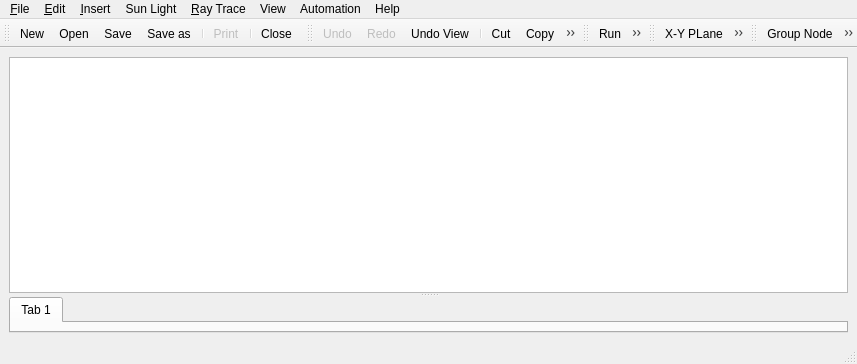
<?xml version="1.0" encoding="UTF-8"?>
<ui version="4.0">
 <author>Manuel J. Blanco</author>
 <class>MainWindow</class>
 <widget class="QMainWindow" name="MainWindow">
  <property name="enabled">
   <bool>true</bool>
  </property>
  <property name="geometry">
   <rect>
    <x>0</x>
    <y>0</y>
    <width>857</width>
    <height>364</height>
   </rect>
  </property>
  <property name="sizePolicy">
   <sizepolicy hsizetype="Expanding" vsizetype="Expanding">
    <horstretch>0</horstretch>
    <verstretch>0</verstretch>
   </sizepolicy>
  </property>
  <property name="acceptDrops">
   <bool>true</bool>
  </property>
  <property name="windowTitle">
   <string>Tonatiuh</string>
  </property>
  <property name="windowIcon">
   <iconset resource="../../tonatiuh.qrc">
    <normaloff>:/icons/LogoTonatiuh.png</normaloff>:/icons/LogoTonatiuh.png</iconset>
  </property>
  <widget class="QWidget" name="centralWidget">
   <property name="sizePolicy">
    <sizepolicy hsizetype="Expanding" vsizetype="Expanding">
     <horstretch>0</horstretch>
     <verstretch>0</verstretch>
    </sizepolicy>
   </property>
   <layout class="QVBoxLayout">
    <item>
     <widget class="QSplitter" name="horizontalSplitter">
      <property name="orientation">
       <enum>Qt::Horizontal</enum>
      </property>
      <widget class="QSplitter" name="modelSplitter">
       <property name="orientation">
        <enum>Qt::Vertical</enum>
       </property>
       <widget class="SceneModelView" name="sceneModelView">
        <property name="sizePolicy">
         <sizepolicy hsizetype="Preferred" vsizetype="Preferred">
          <horstretch>0</horstretch>
          <verstretch>0</verstretch>
         </sizepolicy>
        </property>
        <property name="acceptDrops">
         <bool>true</bool>
        </property>
        <property name="horizontalScrollBarPolicy">
         <enum>Qt::ScrollBarAsNeeded</enum>
        </property>
        <property name="dragEnabled">
         <bool>true</bool>
        </property>
        <property name="dragDropMode">
         <enum>QAbstractItemView::DragDrop</enum>
        </property>
        <property name="selectionBehavior">
         <enum>QAbstractItemView::SelectRows</enum>
        </property>
        <property name="animated">
         <bool>true</bool>
        </property>
        <property name="allColumnsShowFocus">
         <bool>false</bool>
        </property>
       </widget>
       <widget class="ParametersView" name="parametersView">
        <property name="currentIndex">
         <number>0</number>
        </property>
        <widget class="QWidget" name="tab">
         <attribute name="title">
          <string>Tab 1</string>
         </attribute>
        </widget>
       </widget>
      </widget>
     </widget>
    </item>
   </layout>
  </widget>
  <widget class="QMenuBar" name="menubar">
   <property name="geometry">
    <rect>
     <x>0</x>
     <y>0</y>
     <width>857</width>
     <height>25</height>
    </rect>
   </property>
   <widget class="QMenu" name="menuEdit">
    <property name="title">
     <string>&amp;Edit</string>
    </property>
    <addaction name="actionUndo"/>
    <addaction name="actionRedo"/>
    <addaction name="separator"/>
    <addaction name="actionCut"/>
    <addaction name="actionCopy"/>
    <addaction name="actionPasteCopy"/>
    <addaction name="actionPasteLink"/>
    <addaction name="actionDelete"/>
   </widget>
   <widget class="QMenu" name="menuFile">
    <property name="title">
     <string>&amp;File</string>
    </property>
    <widget class="QMenu" name="menuRecent">
     <property name="title">
      <string>&amp;Recent</string>
     </property>
    </widget>
    <addaction name="actionNew"/>
    <addaction name="actionOpen"/>
    <addaction name="menuRecent"/>
    <addaction name="separator"/>
    <addaction name="actionSave"/>
    <addaction name="actionSaveAs"/>
    <addaction name="actionSaveComponent"/>
    <addaction name="separator"/>
    <addaction name="actionPrint"/>
    <addaction name="separator"/>
    <addaction name="actionClose"/>
   </widget>
   <widget class="QMenu" name="menuView">
    <property name="title">
     <string>View</string>
    </property>
    <addaction name="actionAxis"/>
    <addaction name="actionBackground"/>
    <addaction name="actionEdit_Mode"/>
    <addaction name="separator"/>
    <addaction name="action_X_Y_Plane"/>
    <addaction name="action_X_Z_Plane"/>
    <addaction name="action_Y_Z_Plane"/>
    <addaction name="actionSunPlane"/>
    <addaction name="separator"/>
    <addaction name="actionGrid"/>
    <addaction name="actionGridSettings"/>
   </widget>
   <widget class="QMenu" name="menuInsert">
    <property name="title">
     <string>&amp;Insert</string>
    </property>
    <widget class="QMenu" name="menuShape">
     <property name="enabled">
      <bool>false</bool>
     </property>
     <property name="title">
      <string>Shape</string>
     </property>
    </widget>
    <widget class="QMenu" name="menuMaterial">
     <property name="enabled">
      <bool>false</bool>
     </property>
     <property name="title">
      <string>Material</string>
     </property>
    </widget>
    <widget class="QMenu" name="menuTracker">
     <property name="enabled">
      <bool>false</bool>
     </property>
     <property name="title">
      <string>Tracker</string>
     </property>
    </widget>
    <addaction name="actionNode"/>
    <addaction name="actionSurfaceNode"/>
    <addaction name="separator"/>
    <addaction name="menuShape"/>
    <addaction name="menuMaterial"/>
    <addaction name="menuTracker"/>
    <addaction name="separator"/>
    <addaction name="actionUserComponent"/>
   </widget>
   <widget class="QMenu" name="menuSun_Light">
    <property name="title">
     <string>Sun Light</string>
    </property>
    <addaction name="actionDefineSunLight"/>
    <addaction name="actionCalculateSunPosition"/>
   </widget>
   <widget class="QMenu" name="menu_Raytrace">
    <property name="title">
     <string>&amp;Ray Trace</string>
    </property>
    <addaction name="actionRun"/>
    <addaction name="actionDisplayRays"/>
    <addaction name="actionExportPhotonMap"/>
    <addaction name="separator"/>
    <addaction name="actionRayTraceOptions"/>
   </widget>
   <widget class="QMenu" name="menuHelp">
    <property name="title">
     <string>Help</string>
    </property>
    <addaction name="actionCheckForUpdates"/>
    <addaction name="separator"/>
    <addaction name="actionAbout"/>
   </widget>
   <widget class="QMenu" name="menuAutomation">
    <property name="title">
     <string>Automation</string>
    </property>
    <addaction name="actionOpenScriptEditor"/>
   </widget>
   <addaction name="menuFile"/>
   <addaction name="menuEdit"/>
   <addaction name="menuInsert"/>
   <addaction name="menuSun_Light"/>
   <addaction name="menu_Raytrace"/>
   <addaction name="menuView"/>
   <addaction name="menuAutomation"/>
   <addaction name="menuHelp"/>
  </widget>
  <widget class="QStatusBar" name="statusbar"/>
  <widget class="QToolBar" name="fileToolBar">
   <property name="windowTitle">
    <string>File</string>
   </property>
   <property name="orientation">
    <enum>Qt::Horizontal</enum>
   </property>
   <attribute name="toolBarArea">
    <enum>TopToolBarArea</enum>
   </attribute>
   <attribute name="toolBarBreak">
    <bool>false</bool>
   </attribute>
   <addaction name="actionNew"/>
   <addaction name="actionOpen"/>
   <addaction name="actionSave"/>
   <addaction name="actionSaveAs"/>
   <addaction name="separator"/>
   <addaction name="actionPrint"/>
   <addaction name="separator"/>
   <addaction name="actionClose"/>
  </widget>
  <widget class="QToolBar" name="editToolBar">
   <property name="windowTitle">
    <string>Edit</string>
   </property>
   <property name="orientation">
    <enum>Qt::Horizontal</enum>
   </property>
   <attribute name="toolBarArea">
    <enum>TopToolBarArea</enum>
   </attribute>
   <attribute name="toolBarBreak">
    <bool>false</bool>
   </attribute>
   <addaction name="actionUndo"/>
   <addaction name="actionRedo"/>
   <addaction name="actionUndoView"/>
   <addaction name="separator"/>
   <addaction name="actionCut"/>
   <addaction name="actionCopy"/>
   <addaction name="actionPasteCopy"/>
   <addaction name="actionPasteLink"/>
   <addaction name="actionDelete"/>
  </widget>
  <widget class="QToolBar" name="raytraceToolBar">
   <property name="windowTitle">
    <string>Ray Tracer</string>
   </property>
   <attribute name="toolBarArea">
    <enum>TopToolBarArea</enum>
   </attribute>
   <attribute name="toolBarBreak">
    <bool>false</bool>
   </attribute>
   <addaction name="actionRun"/>
   <addaction name="actionExportPhotonMap"/>
  </widget>
  <widget class="QToolBar" name="viewToolBar">
   <property name="windowTitle">
    <string>View</string>
   </property>
   <attribute name="toolBarArea">
    <enum>TopToolBarArea</enum>
   </attribute>
   <attribute name="toolBarBreak">
    <bool>false</bool>
   </attribute>
   <addaction name="action_X_Y_Plane"/>
   <addaction name="action_Y_Z_Plane"/>
   <addaction name="action_X_Z_Plane"/>
   <addaction name="actionSunPlane"/>
   <addaction name="separator"/>
   <addaction name="actionGridSettings"/>
  </widget>
  <widget class="QToolBar" name="insertTollBar">
   <property name="windowTitle">
    <string>Node Kits</string>
   </property>
   <attribute name="toolBarArea">
    <enum>TopToolBarArea</enum>
   </attribute>
   <attribute name="toolBarBreak">
    <bool>false</bool>
   </attribute>
   <addaction name="actionNode"/>
   <addaction name="actionSurfaceNode"/>
  </widget>
  <action name="actionNew">
   <property name="icon">
    <iconset resource="../../tonatiuh.qrc">
     <normaloff>:/icons/new.png</normaloff>:/icons/new.png</iconset>
   </property>
   <property name="text">
    <string>&amp;New</string>
   </property>
  </action>
  <action name="actionOpen">
   <property name="icon">
    <iconset resource="../../tonatiuh.qrc">
     <normaloff>:/icons/open.png</normaloff>:/icons/open.png</iconset>
   </property>
   <property name="text">
    <string>&amp;Open ...</string>
   </property>
  </action>
  <action name="actionSave">
   <property name="icon">
    <iconset resource="../../tonatiuh.qrc">
     <normaloff>:/icons/save.png</normaloff>:/icons/save.png</iconset>
   </property>
   <property name="text">
    <string>&amp;Save</string>
   </property>
  </action>
  <action name="actionSaveAs">
   <property name="icon">
    <iconset resource="../../tonatiuh.qrc">
     <normaloff>:/icons/saveas.png</normaloff>:/icons/saveas.png</iconset>
   </property>
   <property name="text">
    <string>Save &amp;as ...</string>
   </property>
  </action>
  <action name="actionPrint">
   <property name="enabled">
    <bool>false</bool>
   </property>
   <property name="icon">
    <iconset resource="../../tonatiuh.qrc">
     <normaloff>:/icons/print.png</normaloff>:/icons/print.png</iconset>
   </property>
   <property name="text">
    <string>&amp;Print</string>
   </property>
  </action>
  <action name="actionClose">
   <property name="icon">
    <iconset resource="../../tonatiuh.qrc">
     <normaloff>:/icons/close.png</normaloff>:/icons/close.png</iconset>
   </property>
   <property name="text">
    <string>&amp;Close</string>
   </property>
  </action>
  <action name="actionUndo">
   <property name="enabled">
    <bool>false</bool>
   </property>
   <property name="icon">
    <iconset resource="../../tonatiuh.qrc">
     <normaloff>:/icons/undo.png</normaloff>:/icons/undo.png</iconset>
   </property>
   <property name="text">
    <string>&amp;Undo</string>
   </property>
  </action>
  <action name="actionRedo">
   <property name="enabled">
    <bool>false</bool>
   </property>
   <property name="icon">
    <iconset resource="../../tonatiuh.qrc">
     <normaloff>:/icons/redo.png</normaloff>:/icons/redo.png</iconset>
   </property>
   <property name="text">
    <string>&amp;Redo</string>
   </property>
  </action>
  <action name="actionCut">
   <property name="icon">
    <iconset resource="../../tonatiuh.qrc">
     <normaloff>:/icons/cut.png</normaloff>:/icons/cut.png</iconset>
   </property>
   <property name="text">
    <string>&amp;Cut</string>
   </property>
   <property name="shortcut">
    <string>Ctrl+X</string>
   </property>
  </action>
  <action name="actionCopy">
   <property name="icon">
    <iconset resource="../../tonatiuh.qrc">
     <normaloff>:/icons/copy.png</normaloff>:/icons/copy.png</iconset>
   </property>
   <property name="text">
    <string>&amp;Copy</string>
   </property>
   <property name="shortcut">
    <string>Ctrl+C</string>
   </property>
  </action>
  <action name="actionPasteCopy">
   <property name="icon">
    <iconset resource="../../tonatiuh.qrc">
     <normaloff>:/icons/paste.png</normaloff>:/icons/paste.png</iconset>
   </property>
   <property name="text">
    <string>&amp;Paste</string>
   </property>
   <property name="toolTip">
    <string>Paste a clipboard node copy</string>
   </property>
   <property name="shortcut">
    <string>Ctrl+V</string>
   </property>
  </action>
  <action name="actionRun">
   <property name="icon">
    <iconset resource="../../tonatiuh.qrc">
     <normaloff>:/icons/run.png</normaloff>:/icons/run.png</iconset>
   </property>
   <property name="text">
    <string>&amp;Run</string>
   </property>
  </action>
  <action name="actionAxis">
   <property name="checkable">
    <bool>true</bool>
   </property>
   <property name="checked">
    <bool>true</bool>
   </property>
   <property name="enabled">
    <bool>true</bool>
   </property>
   <property name="text">
    <string>Axis</string>
   </property>
   <property name="toolTip">
    <string>Draw Shape Local Axis</string>
   </property>
  </action>
  <action name="actionUndoView">
   <property name="icon">
    <iconset resource="../../tonatiuh.qrc">
     <normaloff>:/icons/undoView.png</normaloff>:/icons/undoView.png</iconset>
   </property>
   <property name="text">
    <string>Undo View</string>
   </property>
  </action>
  <action name="actionNode">
   <property name="icon">
    <iconset resource="../../tonatiuh.qrc">
     <normaloff>:/icons/separatorKit.png</normaloff>:/icons/separatorKit.png</iconset>
   </property>
   <property name="text">
    <string>Group Node</string>
   </property>
  </action>
  <action name="actionDisplayRays">
   <property name="checkable">
    <bool>true</bool>
   </property>
   <property name="checked">
    <bool>false</bool>
   </property>
   <property name="enabled">
    <bool>false</bool>
   </property>
   <property name="text">
    <string>Display rays</string>
   </property>
  </action>
  <action name="actionPasteLink">
   <property name="icon">
    <iconset resource="../../tonatiuh.qrc">
     <normaloff>:/icons/paste_link.png</normaloff>:/icons/paste_link.png</iconset>
   </property>
   <property name="text">
    <string>Paste Link</string>
   </property>
   <property name="toolTip">
    <string>Paste a link to the clipboard node</string>
   </property>
  </action>
  <action name="actionDelete">
   <property name="icon">
    <iconset resource="../../tonatiuh.qrc">
     <normaloff>:/icons/delete.png</normaloff>:/icons/delete.png</iconset>
   </property>
   <property name="text">
    <string>Delete</string>
   </property>
   <property name="shortcut">
    <string>Backspace</string>
   </property>
  </action>
  <action name="actionRayTraceOptions">
   <property name="text">
    <string>Ray Trace Options ...</string>
   </property>
  </action>
  <action name="actionSurfaceNode">
   <property name="icon">
    <iconset resource="../../tonatiuh.qrc">
     <normaloff>:/icons/shapeKit.png</normaloff>:/icons/shapeKit.png</iconset>
   </property>
   <property name="text">
    <string>Surface Node</string>
   </property>
  </action>
  <action name="action_X_Y_Plane">
   <property name="icon">
    <iconset resource="../../tonatiuh.qrc">
     <normaloff>:/icons/viewer_viewXY.png</normaloff>:/icons/viewer_viewXY.png</iconset>
   </property>
   <property name="text">
    <string>X-Y PLane</string>
   </property>
  </action>
  <action name="action_X_Z_Plane">
   <property name="icon">
    <iconset resource="../../tonatiuh.qrc">
     <normaloff>:/icons/viewer_viewXZ.png</normaloff>:/icons/viewer_viewXZ.png</iconset>
   </property>
   <property name="text">
    <string>X-Z Plane</string>
   </property>
  </action>
  <action name="action_Y_Z_Plane">
   <property name="icon">
    <iconset resource="../../tonatiuh.qrc">
     <normaloff>:/icons/viewer_viewYZ.png</normaloff>:/icons/viewer_viewYZ.png</iconset>
   </property>
   <property name="text">
    <string>Z-YPlane</string>
   </property>
  </action>
  <action name="actionDefineSunLight">
   <property name="enabled">
    <bool>true</bool>
   </property>
   <property name="icon">
    <iconset resource="../../tonatiuh.qrc">
     <normaloff>:/icons/lightKit.png</normaloff>:/icons/lightKit.png</iconset>
   </property>
   <property name="text">
    <string>Define SunLight...</string>
   </property>
  </action>
  <action name="actionEdit_Mode">
   <property name="checkable">
    <bool>true</bool>
   </property>
   <property name="text">
    <string>Edit Mode</string>
   </property>
  </action>
  <action name="actionGrid">
   <property name="checkable">
    <bool>true</bool>
   </property>
   <property name="checked">
    <bool>false</bool>
   </property>
   <property name="enabled">
    <bool>true</bool>
   </property>
   <property name="text">
    <string>Grid</string>
   </property>
  </action>
  <action name="actionBackground">
   <property name="checkable">
    <bool>true</bool>
   </property>
   <property name="checked">
    <bool>true</bool>
   </property>
   <property name="text">
    <string>Background</string>
   </property>
  </action>
  <action name="actionCalculateSunPosition">
   <property name="checkable">
    <bool>false</bool>
   </property>
   <property name="enabled">
    <bool>false</bool>
   </property>
   <property name="text">
    <string>Sun Position Calculator ...</string>
   </property>
  </action>
  <action name="actionExportPhotonMap">
   <property name="icon">
    <iconset resource="../../tonatiuh.qrc">
     <normaloff>:/icons/export.png</normaloff>:/icons/export.png</iconset>
   </property>
   <property name="text">
    <string>Export PhotonMap</string>
   </property>
  </action>
  <action name="actionUserComponent">
   <property name="text">
    <string>User Component</string>
   </property>
  </action>
  <action name="actionSaveComponent">
   <property name="text">
    <string>Save Component</string>
   </property>
  </action>
  <action name="actionSunPlane">
   <property name="icon">
    <iconset resource="../../tonatiuh.qrc">
     <normaloff>:/icons/viewer_viewSun.png</normaloff>:/icons/viewer_viewSun.png</iconset>
   </property>
   <property name="text">
    <string>SunPlane</string>
   </property>
  </action>
  <action name="actionGridSettings">
   <property name="enabled">
    <bool>false</bool>
   </property>
   <property name="icon">
    <iconset resource="../../tonatiuh.qrc">
     <normaloff>:/icons/grid.png</normaloff>:/icons/grid.png</iconset>
   </property>
   <property name="text">
    <string>Grid Settings ...</string>
   </property>
  </action>
  <action name="actionAbout">
   <property name="text">
    <string>About...</string>
   </property>
  </action>
  <action name="actionOpenScriptEditor">
   <property name="text">
    <string>Script Editor</string>
   </property>
  </action>
  <action name="actionCheckForUpdates">
   <property name="text">
    <string>Check for updates</string>
   </property>
  </action>
 </widget>
 <layoutdefault spacing="6" margin="9"/>
 <customwidgets>
  <customwidget>
   <class>SceneModelView</class>
   <extends>QTreeView</extends>
   <header location="global">SceneModelView.h</header>
  </customwidget>
  <customwidget>
   <class>ParametersView</class>
   <extends>QTabWidget</extends>
   <header location="global">ParametersView.h</header>
   <container>1</container>
  </customwidget>
 </customwidgets>
 <resources>
  <include location="../../tonatiuh.qrc"/>
 </resources>
 <connections>
  <connection>
   <sender>actionGrid</sender>
   <signal>toggled(bool)</signal>
   <receiver>actionGridSettings</receiver>
   <slot>setEnabled(bool)</slot>
   <hints>
    <hint type="sourcelabel">
     <x>-1</x>
     <y>-1</y>
    </hint>
    <hint type="destinationlabel">
     <x>-1</x>
     <y>-1</y>
    </hint>
   </hints>
  </connection>
 </connections>
</ui>
